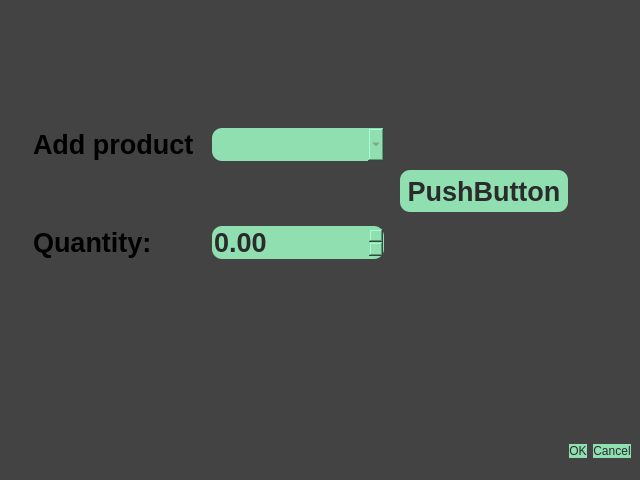
<?xml version="1.0" encoding="UTF-8"?>
<ui version="4.0">
 <class>CalorieAddWindow</class>
 <widget class="QDialog" name="CalorieAddWindow">
  <property name="geometry">
   <rect>
    <x>0</x>
    <y>0</y>
    <width>640</width>
    <height>480</height>
   </rect>
  </property>
  <property name="windowTitle">
   <string>Add Products</string>
  </property>
  <property name="styleSheet">
   <string notr="true">background-color: rgb(67, 67, 67);</string>
  </property>
  <widget class="QDialogButtonBox" name="buttonBox">
   <property name="geometry">
    <rect>
     <x>10</x>
     <y>431</y>
     <width>621</width>
     <height>41</height>
    </rect>
   </property>
   <property name="minimumSize">
    <size>
     <width>621</width>
     <height>41</height>
    </size>
   </property>
   <property name="font">
    <font>
     <pointsize>18</pointsize>
     <weight>75</weight>
     <bold>true</bold>
    </font>
   </property>
   <property name="styleSheet">
    <string notr="true">QPushButton{
background-color: rgb(143, 223, 177); 
border: none;
color:rgb(43, 43, 43);
border-radius: 10px;
}
</string>
   </property>
   <property name="orientation">
    <enum>Qt::Horizontal</enum>
   </property>
   <property name="standardButtons">
    <set>QDialogButtonBox::Cancel|QDialogButtonBox::Ok</set>
   </property>
   <property name="centerButtons">
    <bool>false</bool>
   </property>
  </widget>
  <widget class="QPushButton" name="pushButton">
   <property name="geometry">
    <rect>
     <x>400</x>
     <y>170</y>
     <width>168</width>
     <height>42</height>
    </rect>
   </property>
   <property name="font">
    <font>
     <pointsize>20</pointsize>
     <weight>75</weight>
     <bold>true</bold>
    </font>
   </property>
   <property name="styleSheet">
    <string notr="true">QPushButton{
background-color: rgb(143, 223, 177); 
border: none;
color:rgb(43, 43, 43);
border-radius: 10px;
}
</string>
   </property>
   <property name="text">
    <string>PushButton</string>
   </property>
  </widget>
  <widget class="QWidget" name="">
   <property name="geometry">
    <rect>
     <x>33</x>
     <y>69</y>
     <width>351</width>
     <height>251</height>
    </rect>
   </property>
   <layout class="QVBoxLayout" name="verticalLayout">
    <item>
     <layout class="QHBoxLayout" name="horizontalLayout_2">
      <item>
       <widget class="QLabel" name="label">
        <property name="font">
         <font>
          <pointsize>20</pointsize>
          <weight>75</weight>
          <bold>true</bold>
         </font>
        </property>
        <property name="text">
         <string>Add product</string>
        </property>
       </widget>
      </item>
      <item>
       <widget class="QComboBox" name="comboBox">
        <property name="font">
         <font>
          <pointsize>20</pointsize>
          <weight>75</weight>
          <bold>true</bold>
         </font>
        </property>
        <property name="styleSheet">
         <string notr="true">QComboBox{
background-color: rgb(143, 223, 177); 
border: none;
color:rgb(130, 130, 129);
border-radius: 10px;
}
</string>
        </property>
       </widget>
      </item>
     </layout>
    </item>
    <item>
     <layout class="QHBoxLayout" name="horizontalLayout">
      <item>
       <widget class="QLabel" name="label_2">
        <property name="font">
         <font>
          <pointsize>20</pointsize>
          <weight>75</weight>
          <bold>true</bold>
         </font>
        </property>
        <property name="text">
         <string>Quantity:</string>
        </property>
       </widget>
      </item>
      <item>
       <widget class="QDoubleSpinBox" name="doubleSpinBox">
        <property name="font">
         <font>
          <pointsize>20</pointsize>
          <weight>75</weight>
          <bold>true</bold>
         </font>
        </property>
        <property name="styleSheet">
         <string notr="true">QDoubleSpinBox{
background-color: rgb(143, 223, 177); 
border: none;
color:rgb(43, 43, 43);
border-radius: 10px;
}
</string>
        </property>
       </widget>
      </item>
     </layout>
    </item>
   </layout>
  </widget>
 </widget>
 <resources/>
 <connections>
  <connection>
   <sender>buttonBox</sender>
   <signal>accepted()</signal>
   <receiver>CalorieAddWindow</receiver>
   <slot>accept()</slot>
   <hints>
    <hint type="sourcelabel">
     <x>248</x>
     <y>254</y>
    </hint>
    <hint type="destinationlabel">
     <x>157</x>
     <y>274</y>
    </hint>
   </hints>
  </connection>
  <connection>
   <sender>buttonBox</sender>
   <signal>rejected()</signal>
   <receiver>CalorieAddWindow</receiver>
   <slot>reject()</slot>
   <hints>
    <hint type="sourcelabel">
     <x>316</x>
     <y>260</y>
    </hint>
    <hint type="destinationlabel">
     <x>286</x>
     <y>274</y>
    </hint>
   </hints>
  </connection>
 </connections>
</ui>
